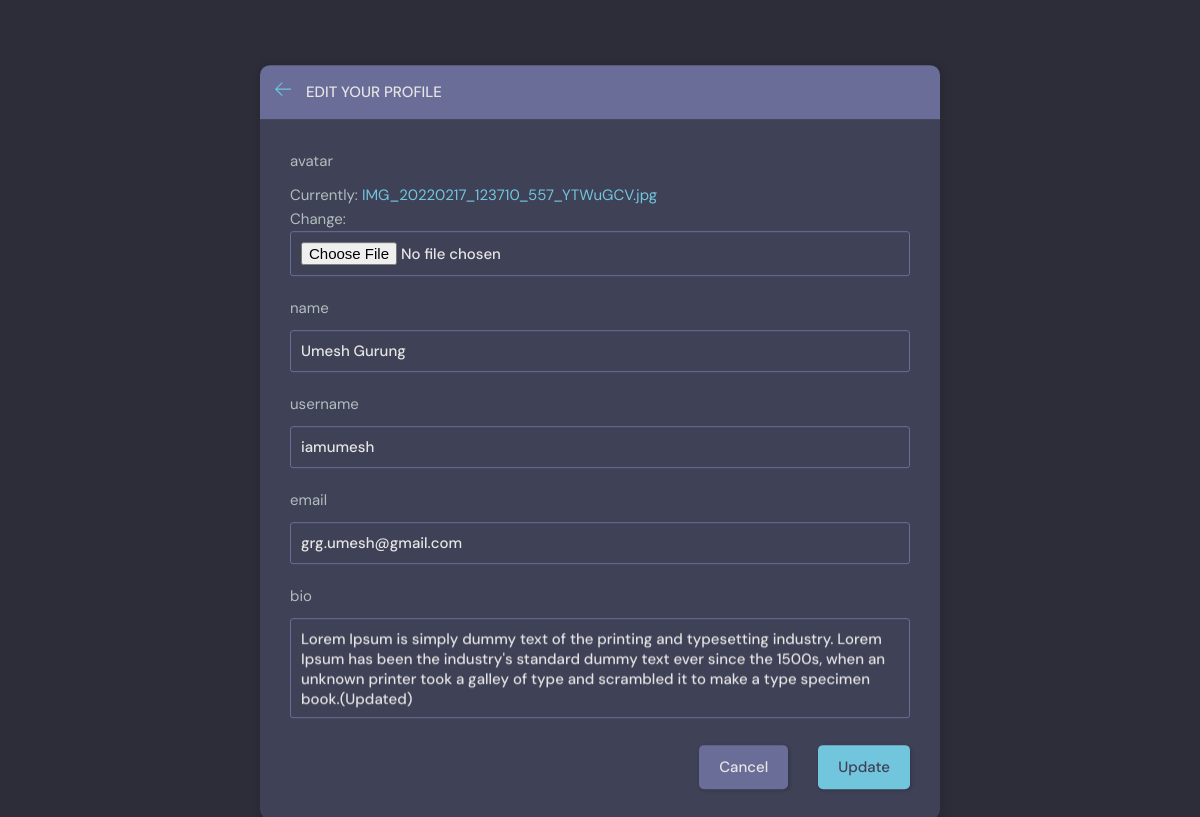
The page /update-user/1/ (signed in) on the database its author committed.
### ProjectApp/models.py (models this page shows)
class User(AbstractUser):
    name = models.CharField(max_length=200, null=True)
    email = models.EmailField(unique = True, null = True)
    bio = models.TextField(null = True)
    avatar = models.ImageField(null = True, default='avatar.svg')
    USERNAME_FIELD = 'email'
    REQUIRED_FIELDS = []

### ProjectApp/views.py (the view)
# urls.py: path('update-user/<str:pk>/', views.updateUser, name='update-user'),
@login_required(login_url='login')
def updateUser(request, pk):
    user = request.user
    form = UserForm(instance=user)
    if request.method == "POST":
        form = UserForm(request.POST, request.FILES, instance=user)
        if form.is_valid():
            form.save()
            return redirect('user-profile', pk=user.id)
    context = {'form' : form}
    return render(request, 'update-user.html', context)

### ProjectApp/form.py
class UserForm(ModelForm):
    class Meta:
        model = User
        fields = ['avatar', 'name', 'username', 'email', 'bio']

### templates/update-user.html (shortened to what this page needs)
    {% extends 'main.html' %}
    {% block content %}
    <main class="update-account layout">
        <div class="container">
            <div class="layout__box">
                <div class="layout__boxHeader">
                    <div class="layout__boxTitle">
                        <a href="profile.html">
                            <svg version="1.1" xmlns="http://www.w3.org/2000/svg" width="32" height="32"
                                viewBox="0 0 32 32">
                                <title>arrow-left</title>
                                <path
                                    d="M13.723 2.286l-13.723 13.714 13.719 13.714 1.616-1.611-10.96-10.96h27.625v-2.286h-27.625l10.965-10.965-1.616-1.607z">
                                </path>
                            </svg>
                        </a>
                        <h3>Edit your profile</h3>
                    </div>
                </div>
                <div class="layout__body">
                    <form class="form" action="" method="post" enctype="multipart/form-data">
                        {% for field in form %}
                        <div class="form__group">
                            <label for="{{field.name}}">{{field.name}}</label>
                            {{ field }}
                        </div>
                        {% endfor %}
                        <div class="form__action">
                            <a class="btn btn--dark" href="{{request.META.HTTP_REFERER}}">Cancel</a>
                            <button class="btn btn--main" type="submit">Update</button>
                        </div>
                    </form>
                </div>
            </div>
        </div>
    </main>
    {% endblock %}

### static/styles/style.css (style rules this page uses)
:root { --color-main: #71c6dd; --color-main-light: #e1f6fb; --color-dark: #3f4156; --color-dark-medium: #51546e; --color-dark-light: #696d97; --color-light: #e5e5e5; --color-gray: #8b8b8b; --color-light-gray: #b2bdbd; --color-bg: #2d2d39; --color-success: #5dd693; --color-error: #fc4b0b; }
* { font-family: "DM Sans", -apple-system, BlinkMacSystemFont, "Segoe UI", Roboto, Oxygen, Ubuntu, Cantarell, "Open Sans", "Helvetica Neue", sans-serif; margin: 0; padding: 0; box-sizing: border-box; text-rendering: optimizeLegibility; font-size: inherit; }
html { font-size: 56.25%; }
@media only screen and (min-width: 1200px) { html { font-size: 62.5%; } }
body { line-height: 1.6; font-weight: 400; font-size: 1.5rem; color: var(--color-light-gray); background-color: var(--color-bg); min-height: 100vh; }
a { display: inline-block; color: var(--color-main); text-decoration: none; }
.container { max-width: 120rem; width: 90%; margin: auto; }
.btn { background-color: transparent; border: none; display: inline-flex; align-items: center; gap: 1rem; cursor: pointer; transition: all ease-in-out 0.3s; padding: 1rem 2rem; border-radius: 5px; box-shadow: 1px 1px 3px 1px rgba(0, 0, 0, 0.15); font-weight: 500; }
.btn--main { background-color: var(--color-main); color: var(--color-dark); }
.btn--dark { background-color: var(--color-dark-light); color: var(--color-light); }
.layout { margin-top: 2.4rem; }
.layout > .container { display: flex; justify-content: space-between; align-items: flex-start; }
.layout__box { width: 90%; max-width: 48rem; min-height: 40rem; position: absolute; top: 50%; left: 50%; transform: translate(-50%, -46%); background-color: var(--color-dark); border-radius: 1rem; box-shadow: 1px 1px 6px 3px rgba(0, 0, 0, 0.1); overflow: hidden; }
.layout__boxHeader { display: flex; padding: 1.5rem; background-color: var(--color-dark-light); }
.layout__boxTitle { display: flex; gap: 1.5rem; align-items: center; }
.layout__boxTitle h3 { text-transform: uppercase; font-weight: 500; color: var(--color-light); }
.layout__boxTitle svg { width: 1.6rem; height: 1.6rem; fill: var(--color-main); }
.layout__body { margin: 3rem; }
.form__group { margin-bottom: 2rem; width: 100%; }
.form__group label { display: block; font-size: 1.5rem; margin-bottom: 1rem; }
.form__group input, .form__group textarea, .form__group select { background: transparent; border: 1px solid var(--color-dark-light); padding: 1rem; border-radius: 3px; width: 100%; color: var(--color-light); font-weight: 500; outline: none; }
.form__group textarea { background: transparent; height: 10rem; resize: none; }
.form__action { display: flex; justify-content: flex-end; gap: 3rem; }
.update-account.layout .layout__box { max-width: 68rem; }

### rows shown on the page
User: form "Umesh Gurung" "iamumesh" "grg.umesh@gmail.com" "Lorem Ipsum is simply dummy text of the printing and typesetting industry. Lorem Ipsum has been the industry's standard dummy text ever since the 1500s, when an unknown printer took a galley of type and scrambled it to make a type specimen book.(Updated)"

### other values the page prints
{{ field.name }} "avatar" "name" "username" "email" "bio"
